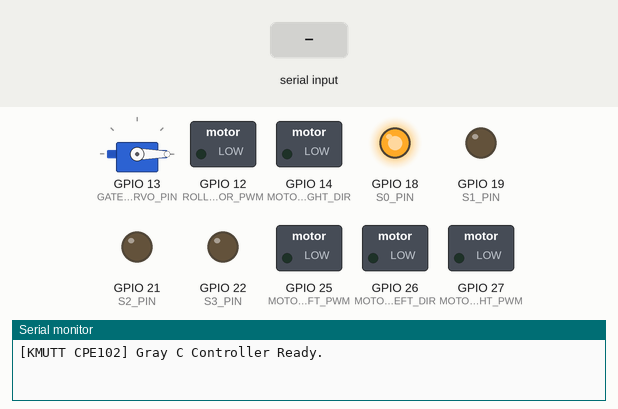
This sketch was run on a simulated ESP32. Shown: servo, switched loads named in the sketch (green lamp = pin HIGH), output pins drawn as LEDs (lit = HIGH), the last lines printed to the serial monitor. Inputs (shaded band) come from the test bench.

Above: at 1.2 s.
1.3 s: "D" received over Serial
At 1.49 s:
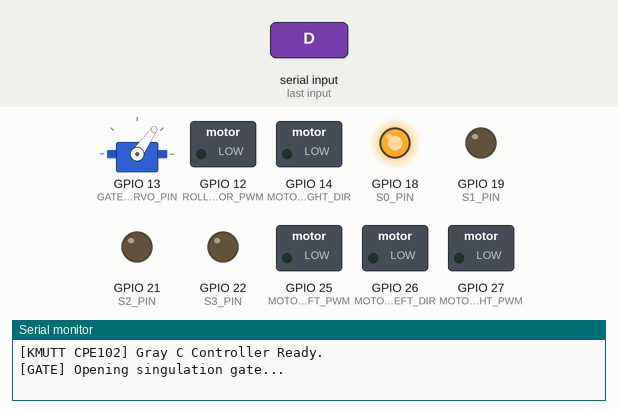
3.1 s: "F" received over Serial
At 3.5 s:
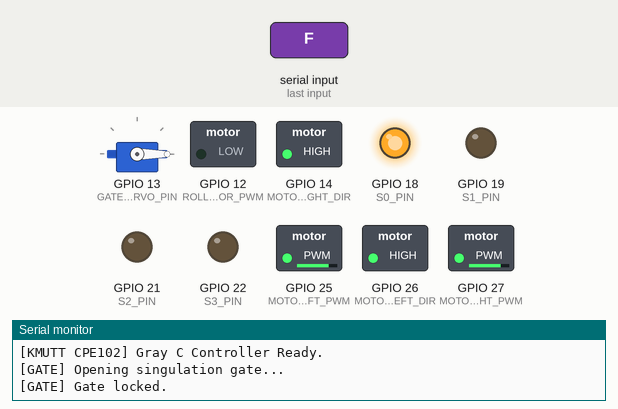
4.6 s: "B" received over Serial
At 5.8 s:
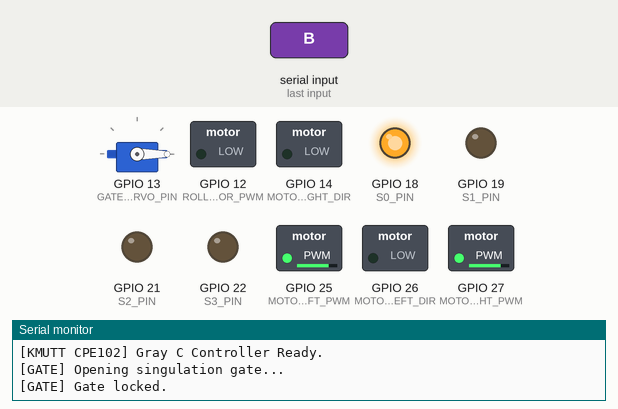
6.1 s: "L" received over Serial
At 7.0 s:
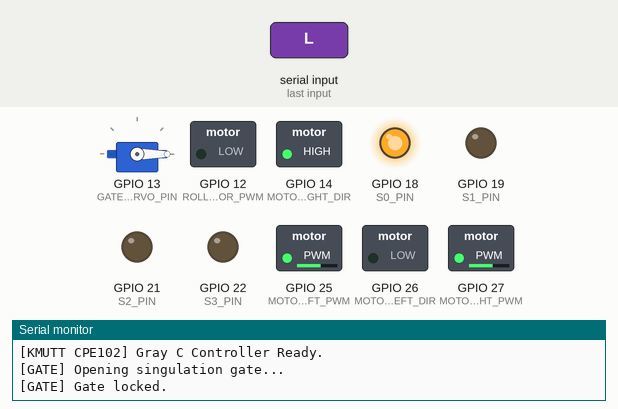
7.6 s: "R" received over Serial
At 8.2 s:
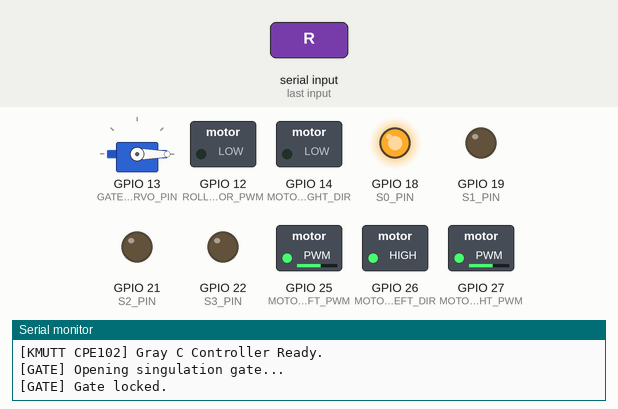
9.1 s: "S" received over Serial
At 10.5 s:
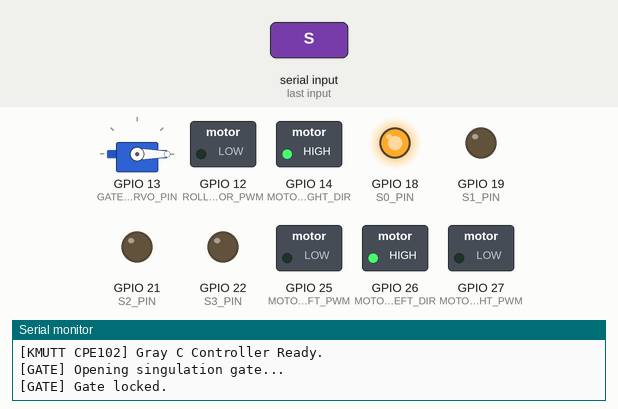
Timing chart, 0 to 11.6 s (numbered marks = the images above; inputs shaded):
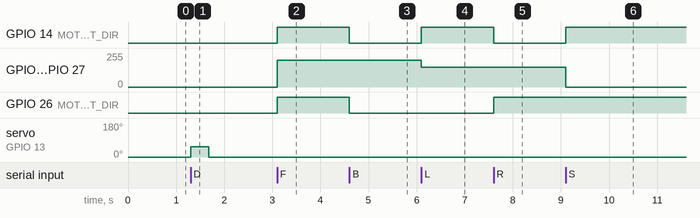

Measured:
- after the input at 1.3 s, servo on GPIO 13 (GATE_SERVO_PIN): 0° → 55° at once, → 0° 0.38 s later
- after the input at 3.1 s, GPIO 14 (MOTOR_RIGHT_DIR), GPIO 26 (MOTOR_LEFT_DIR): LOW → HIGH at once; GPIO 25 (MOTOR_LEFT_PWM), GPIO 27 (MOTOR_RIGHT_PWM): 0/255 → 200/255 at once
- after the input at 4.6 s, GPIO 14 (MOTOR_RIGHT_DIR), GPIO 26 (MOTOR_LEFT_DIR): HIGH → LOW at once
- after the input at 6.1 s, GPIO 14 (MOTOR_RIGHT_DIR): LOW → HIGH at once; GPIO 25 (MOTOR_LEFT_PWM), GPIO 27 (MOTOR_RIGHT_PWM): 200/255 → 150/255 at once
- after the input at 7.6 s, GPIO 14 (MOTOR_RIGHT_DIR): HIGH → LOW at once; GPIO 26 (MOTOR_LEFT_DIR): LOW → HIGH at once
- after the input at 9.1 s, GPIO 14 (MOTOR_RIGHT_DIR): LOW → HIGH at once; GPIO 25 (MOTOR_LEFT_PWM), GPIO 27 (MOTOR_RIGHT_PWM): 150/255 → 0/255 at once

The sketch:

esp32_robot_controller.ino
```cpp
/* =========================================================================
 * King Mongkut's University of Technology Thonburi (KMUTT)
 * Department of Computer Engineering | CPE 102 Engineering Exploration
 * Midterm Project: Autonomous Gem-Sorting Robot
 * Group: Gray C
 *
 * Authors:
 *   - May Thu Thu Khaing           (69070503402)
 *   - Nyan Lin Htet                (69070503403)
 *   - Kritapath Tanapholpaiboon    (69070503407)
 *   - Kulchayarat Anuprasert       (69070503410)
 *   - Natthaphat Witthayaphiroonthong (69070503419)
 *   - Thanawat Kongchaiyantr       (69070503421)
 *   - Romteela Chitvuttichot       (69070503440)
 * ========================================================================= */

#include <ESP32Servo.h>

// --- TCS3200 Color Sensor Pins ---
#define S0_PIN 18
#define S1_PIN 19
#define S2_PIN 21
#define S3_PIN 22
#define SENSOR_OUT 23

// --- Motor Driver Pins (Differential Drive) ---
#define MOTOR_LEFT_PWM 25
#define MOTOR_LEFT_DIR 26
#define MOTOR_RIGHT_PWM 27
#define MOTOR_RIGHT_DIR 14

// --- Rubber Band Roller Intake (12V Drive) ---
#define ROLLER_MOTOR_PWM 12

// --- Single Gem Outlet Servo Gate ---
#define GATE_SERVO_PIN 13

Servo dropperServo;

void setup() {
  Serial.begin(115200);

  // Sensor Pin Setup
  pinMode(S0_PIN, OUTPUT);
  pinMode(S1_PIN, OUTPUT);
  pinMode(S2_PIN, OUTPUT);
  pinMode(S3_PIN, OUTPUT);
  pinMode(SENSOR_OUT, INPUT);

  // Set TCS3200 Frequency to 20%
  digitalWrite(S0_PIN, HIGH);
  digitalWrite(S1_PIN, LOW);

  // Motor Driver Setup
  pinMode(MOTOR_LEFT_PWM, OUTPUT);
  pinMode(MOTOR_LEFT_DIR, OUTPUT);
  pinMode(MOTOR_RIGHT_PWM, OUTPUT);
  pinMode(MOTOR_RIGHT_DIR, OUTPUT);
  pinMode(ROLLER_MOTOR_PWM, OUTPUT);

  // Servo Setup
  dropperServo.attach(GATE_SERVO_PIN);
  dropperServo.write(0); // 0 degrees = Closed gate

  Serial.println("[KMUTT CPE102] Gray C Controller Ready.");
}

void loop() {
  if (Serial.available() > 0) {
    char cmd = Serial.read();
    executeCommand(cmd);
  }
}

void driveChassis(int leftSpeed, int rightSpeed) {
  digitalWrite(MOTOR_LEFT_DIR, leftSpeed >= 0 ? HIGH : LOW);
  analogWrite(MOTOR_LEFT_PWM, constrain(abs(leftSpeed), 0, 255));

  digitalWrite(MOTOR_RIGHT_DIR, rightSpeed >= 0 ? HIGH : LOW);
  analogWrite(MOTOR_RIGHT_PWM, constrain(abs(rightSpeed), 0, 255));
}

void dropSingleStone() {
  Serial.println("[GATE] Opening singulation gate...");
  dropperServo.write(55); // Release position
  delay(380);             // Calibrated time window for 1 stone
  dropperServo.write(0);  // Close
  Serial.println("[GATE] Gate locked.");
}

void executeCommand(char cmd) {
  switch (cmd) {
    case 'F': driveChassis(200, 200); break;   // Forward
    case 'B': driveChassis(-200, -200); break; // Backward
    case 'L': driveChassis(-150, 150); break;  // Pivot Left
    case 'R': driveChassis(150, -150); break;  // Pivot Right
    case 'S': driveChassis(0, 0); break;       // Stop
    case 'I': analogWrite(ROLLER_MOTOR_PWM, 255); break; // Roller ON
    case 'i': analogWrite(ROLLER_MOTOR_PWM, 0); break;   // Roller OFF
    case 'D': dropSingleStone(); break;        // Eject 1 stone
  }
}
```
